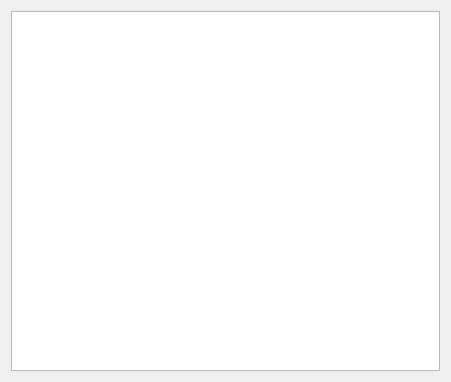
<?xml version="1.0" encoding="UTF-8"?>
<ui version="4.0">
 <class>Widget</class>
 <widget class="QWidget" name="Widget">
  <property name="geometry">
   <rect>
    <x>0</x>
    <y>0</y>
    <width>451</width>
    <height>382</height>
   </rect>
  </property>
  <property name="windowTitle">
   <string>Widget</string>
  </property>
  <layout class="QVBoxLayout" name="verticalLayout">
   <item>
    <widget class="QTextEdit" name="textEdit"/>
   </item>
  </layout>
 </widget>
 <resources/>
 <connections/>
</ui>
